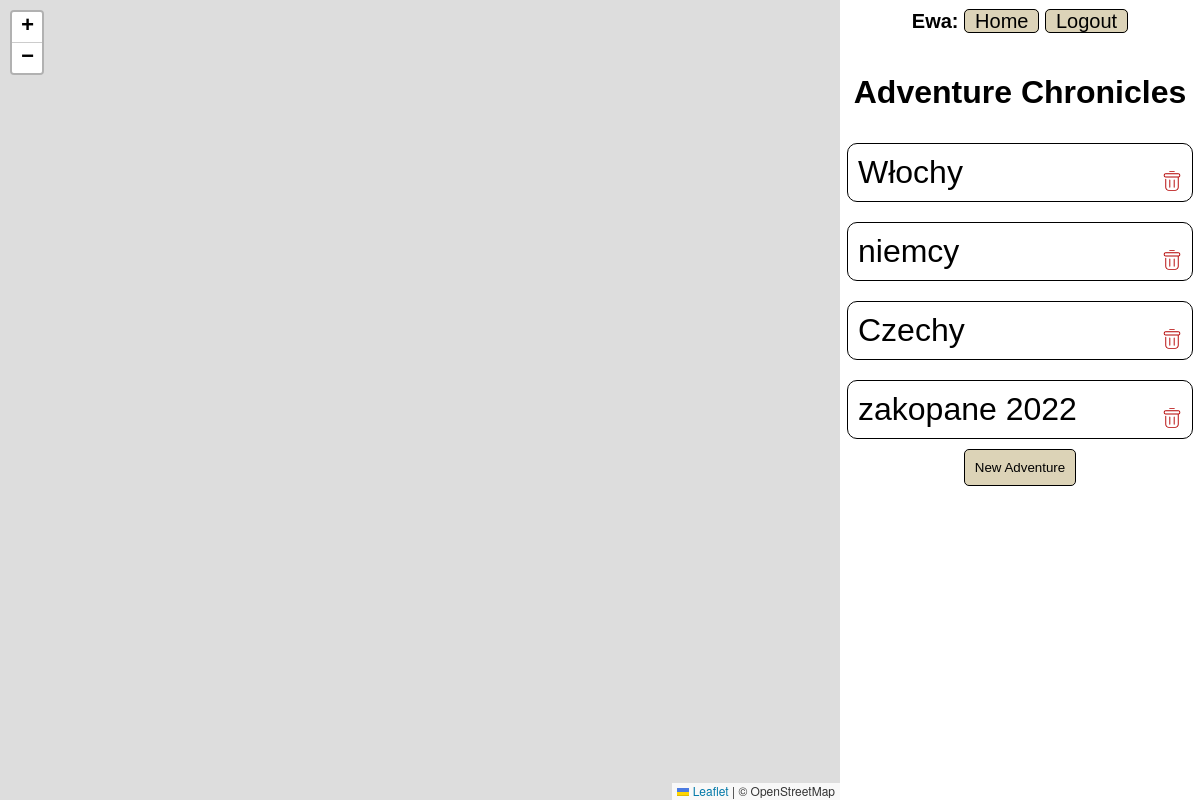
/ (signed in), run on an earlier commit of the app's database.
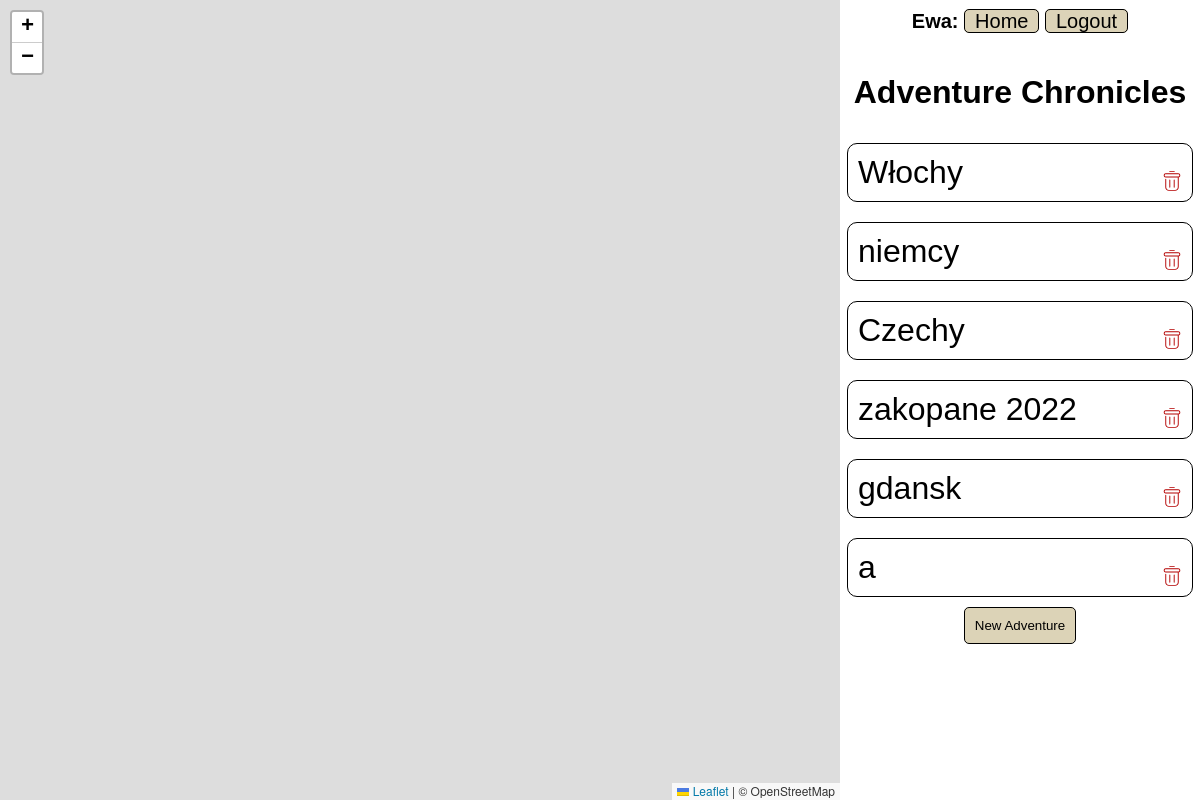
And on a later commit of the database.
### adventure/models.py (models this page shows)
class Adventure(models.Model):
    title = models.CharField(max_length=128)
    author = models.ForeignKey(User, on_delete=models.CASCADE)
    is_public = models.BooleanField(default=False)

### adventure/views.py (the view, shortened to what this page needs)
# urls.py: path('', views.index, name='index'),
def index(request):
    adventures = Adventure.objects.filter(author = request.user.id)
    return render(request, 'adventure/index.html', {
        'adventures': adventures,
        'form': NewAdventureForm(),
    })

### adventure/templates/adventure/index.html (shortened to what this page needs)
{% extends "adventure/layout.html" %}
{% load static %}
{% block body %}
    <h1>Adventure Chronicles</h1>
    {% if user.is_authenticated %}
        {% for adv in adventures %}
            <div data-id='{{adv.id}}' class="adventure-item">
                <span>{{adv.title}}</span>
                <img src="{% static 'adventure/img/delete.svg' %}" alt="trash icon for delete adventure">
            </div>
        {% empty %}
            <h2>No adventure yet</h2>
        {% endfor %}
    <div>
        <button class="add" id="newAdventureButton">New Adventure</button>
    </div>
    {% else %}
        <div>
            <span>To create your own adventures please</span>
            <a href="{% url 'register' %}">Register</a>
        </div>
    {% endif %}
{% endblock %}

### adventure/templates/adventure/layout.html (shortened to what this page needs)
{% load static %}
<!DOCTYPE html>
<html lang="en">
    <head lang="en">
        <link rel='stylesheet' href="{% static 'adventure/style.css' %}">
        <link rel="stylesheet" href="https://unpkg.com/leaflet@1.9.4/dist/leaflet.css"
/>
    </head>
    <body>
        <div id="map"></div>
        <div class="adv-contener">
                <div>
                    <nav class="nav">
                        {% if user.is_authenticated %}
                            <span style="font-weight: bold;">{{request.user.username|title}}:</span>
                        {% endif%}
                        <a href="{% url 'index' %}">Home</a>
                        {% if not user.is_authenticated %}
                            <a href="{% url 'register' %}">Register</a>
                            <a href="{% url 'login' %}">Login</a>
                        {% else %}
                            <a href="{% url 'logout' %}">Logout</a>
                        {% endif %}
                    </nav>
                </div>
                {% block body %}
                {% endblock %}
        </div>
    </body>
</html>

### adventure/static/adventure/style.css (style rules this page uses)
body { display: flex; flex-direction: column; justify-content: center; align-items: center; font-family: sans-serif; }
.nav { font-size:20px; text-align: center; margin-bottom: 20px; margin-top: 10px; }
.nav a { background-color: rgb(220, 211, 184); border: 1px solid black; text-decoration: none; color: black; border-radius: 5px; padding-left: 10px; padding-right: 10px; }
.adventure-item { width: 90%; border: 1px solid black; border-radius: 10px; margin:10px; padding:10px; font-size: 2rem; display: flex; flex-direction: row; }
.adventure-item > img { display:block; margin-top: auto; margin-left: auto; height: 20px; }
.add { width: fit-content; background-color:rgb(220, 211, 183); }
.adv-contener { position: fixed; height:100vh; width: 30vw; left:70% ; top:0; display: flex; flex-direction: column; align-items: center; }
#map { height:100vh; width: 70vw; position: fixed; left:0 ; top:0; }
button, .input-button, .adv-form > input[type='submit'] { width: fit-content; padding: 10px; border: 1px solid black; border-radius: 5px; font-weight: 500; margin-left: auto; }

What changed in the data, as far as the page shows it:
added Adventure: title "gdansk"
added Adventure: title "a"
